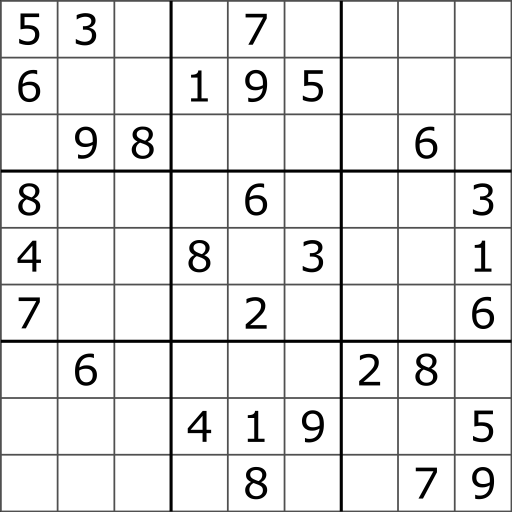
#> input picture Sudoku.png, 1024 x 1024 px, found by its file name (shown at 1/2 size)
$ jupyter execute --allow-errors 'Sudoku Solver.ipynb'   (shell and % lines are left out)
#> lines starting #> are read from the running program, lines starting #| are printed output that depends on the picture; after the words box and inside, x2 and y2 are one past the last pixel; in counts of white or black regions, pixels touching at a corner belong together
[cell 1]
#The line above is necesary to show Matplotlib's plots inside a Jupyter Notebook

[cell 2]
import cv2
import matplotlib.pyplot as plt

[cell 3]
img  = cv2.imread("C:/Users/prath/Downloads/Sudoku.png")
#> img is the input picture: shape (1024, 1024, 3); min 0, max 255, mean 231.9
# as opencv loads in BGR format by default, we want to show it in RGB.
plt.imshow(cv2.cvtColor(img, cv2.COLOR_BGR2RGB))

[cell 4]
gray = cv2.cvtColor(img, cv2.COLOR_BGR2GRAY)
plt.imshow(cv2.cvtColor(gray, cv2.COLOR_GRAY2RGB))

[cell 5]
blur = cv2.GaussianBlur(gray, (5,5), 0)
plt.imshow(cv2.cvtColor(blur, cv2.COLOR_BGR2RGB))

[cell 6]
thresh = cv2.adaptiveThreshold(blur, 255, 1, 1, 11, 2)
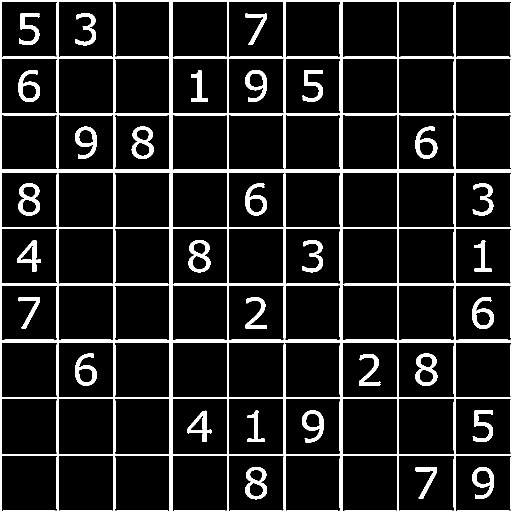
#> thresh: shape (1024, 1024) (shown at 1/2 size); 11.3% white; 31 white regions, largest, box (x1, y1, x2, y2) and area: (0, 0, 1024, 1024) 86084, (831, 707, 875, 772) 1308, (377, 480, 421, 545) 1306
plt.imshow(cv2.cvtColor(thresh, cv2.COLOR_BGR2RGB))

[cell 7]
import numpy as np

contours,hierarchy = cv2.findContours(thresh, cv2.RETR_TREE, cv2.CHAIN_APPROX_SIMPLE)
#> contours = 133 contours; largest, box (x1, y1, x2, y2) and area: (0, 0, 1024, 1024) 1046503, (910, 910, 1023, 1023) 12328, (910, 797, 1023, 909) 12322, (116, 910, 228, 1023) 12321, (910, 116, 1023, 228) 12321

max_area = 0
c = 0
for i in contours:
        area = cv2.contourArea(i)
        #print(area)
        if area > 1000 :
                if area > max_area:
                    max_area = area
                    best_cnt = i
                    cntr_ind = c
        c+=1
#> this loop made 133 passes
#> (area, max_area, cntr_ind) on pass 1: (1046503, 1046503, 0)
#> area on passes 2 to 7: 12327.5, 1688, 657.5, 12225, 690, 12107.5
#> after the loop, best_cnt = contour of 20 points, box (x1, y1, x2, y2) (0, 0, 1024, 1024), area 1046503; c = 133; cntr_ind = 0; max_area = 1046503
print(max_area, cntr_ind)
#| 1046503.0 0

img = cv2.imread("C:/Users/prath/Downloads/Sudoku.png")

image = cv2.drawContours(img, contours, cntr_ind, (0, 255, 0), 3)
mask = np.zeros((gray.shape),np.uint8)
cv2.drawContours(mask,[best_cnt],0,255,-1)
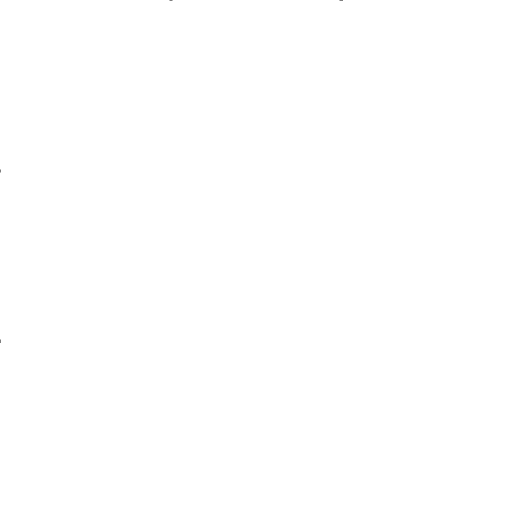
#> mask: shape (1024, 1024) (shown at 1/2 size); 100% white; black in thin lines or dots, all inside (x1, y1, x2, y2) = (0, 0, 686, 686)
cv2.drawContours(mask,[best_cnt],0,0,2)
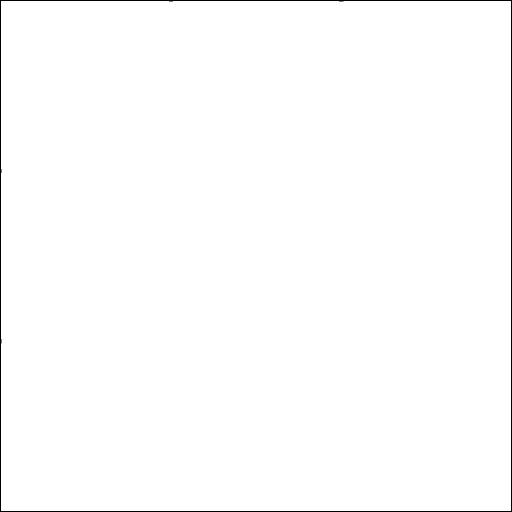
#> mask: shape (1024, 1024) (shown at 1/2 size); 99.2% white; 1 black region, box (x1, y1, x2, y2) and area: (0, 0, 1024, 1024) 8210

plt.imshow(cv2.cvtColor(mask, cv2.COLOR_BGR2RGB))

[cell 8]
import os
from imutils import contours
#os.mkdir('C:/Users/prath/Downloads/square')
mask = np.zeros((gray.shape),np.uint8)
cv2.drawContours(mask,[best_cnt],0,255,-1)
cv2.drawContours(mask,[best_cnt],0,0,2)

out = np.zeros_like(gray)
out[mask == 255] = gray[mask == 255]


blur = cv2.GaussianBlur(out, (5,5), 0)

print(blur)
#> (printed output is left out)
plt.imshow(cv2.cvtColor(out, cv2.COLOR_BGR2RGB))
thresh = cv2.adaptiveThreshold(blur, 255,cv2.ADAPTIVE_THRESH_MEAN_C, cv2.THRESH_BINARY_INV, 21,10)
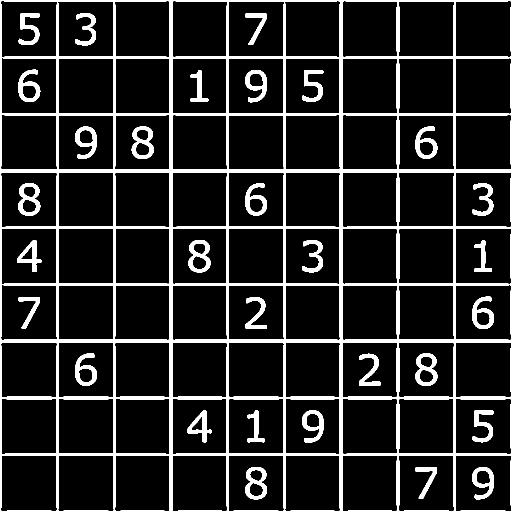
#> thresh: shape (1024, 1024) (shown at 1/2 size); 12.9% white; 31 white regions
#plt.imshow(cv2.cvtColor(thresh, cv2.COLOR_BGR2RGB))
contour, _ = cv2.findContours(thresh, cv2.RETR_TREE, cv2.CHAIN_APPROX_SIMPLE)
#> contour = 133 contours; largest, box (x1, y1, x2, y2) and area: (0, 0, 1024, 1024) 1046529, (1, 1, 115, 115) 12342, (910, 1, 1023, 115) 12248, (1, 910, 115, 1023) 12246, (910, 910, 1023, 1023) 12153

print(len(contour))
#| 133


image = cv2.imread("C:/Users/prath/Downloads/Sudoku.png")

c = 0
sqr_num=0
contours_req = []
for (i, c) in enumerate(contour, 1):
        area = cv2.contourArea(c)
        print(area)
        if area >10000 and area <13000:
            contours_req.append(c)
#> this loop made 133 passes
#> area on passes 2 to 13: 12038, 732.5, 12039, 2222, 568, 428.5, 12037, 12153, 1754.5, 641, 11930, 11927.5
#> (c, area) on pass 1: ([[0, 0], [0, 1023], [1023, 1023], [1023, 0]], 1046529)
#| 1046529.0
#| 12038.0
#| 732.5
#| 12039.0
#| 2222.0
#| 568.0
#| 428.5
#| 12037.0
#> (further printed lines are left out)
#> after the loop, contours_req = 81 contours; largest, box (x1, y1, x2, y2) and area: (1, 1, 115, 115) 12342, (910, 1, 1023, 115) 12248, (1, 910, 115, 1023) 12246, (910, 910, 1023, 1023) 12153, (2, 115, 114, 228) 12131
            #cv2.drawContours(image, contour, i, (0, 255, 0), 3)


(cnts, _) = contours.sort_contours(contours_req, method="top-to-bottom")
#> cnts = 81 contours; largest, box (x1, y1, x2, y2) and area: (1, 1, 115, 115) 12342, (910, 1, 1023, 115) 12248, (1, 910, 115, 1023) 12246, (910, 910, 1023, 1023) 12153, (115, 2, 228, 114) 12131
sudoku_rows = []
row = []
for (i, c) in enumerate(cnts, 1):
        row.append(c)
        if i % 9 == 0:
            (cnts, _) = contours.sort_contours(row, method="left-to-right")
            sudoku_rows.append(cnts)
            row = []
#> this loop made 81 passes
#> after the loop, sudoku_rows = 9 items

for row in sudoku_rows:
    for c in row:
        x, y, width, height = cv2.boundingRect(c)
        sqr = image[y+3:y+height-3, x+3:x+width-3]
        sqr_num+=1
        cv2.imwrite("C:/Users/prath/Downloads/square/sqr_"+str(sqr_num)+".png", sqr)
#> this loop made 9 passes
#> pass 1, `cv2.imwrite("C:/Users/prath/Downloads/square/sqr_"+str(sqr_num)+".png"..`:
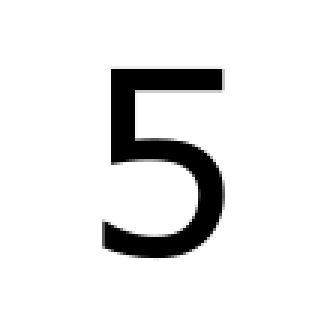
#> saved as sqr_1.png: shape (108, 108, 3) (shown 3 times larger); min 0, max 255, mean 231.2
#> pass 1, `cv2.imwrite("C:/Users/prath/Downloads/square/sqr_"+str(sqr_num)+".png"..`:
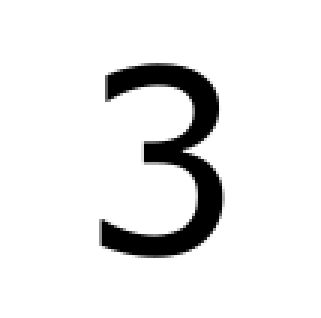
#> saved as sqr_2.png: shape (106, 107, 3) (shown 3 times larger); min 0, max 255, mean 232.7
#> pass 1, `cv2.imwrite("C:/Users/prath/Downloads/square/sqr_"+str(sqr_num)+".png"..`:
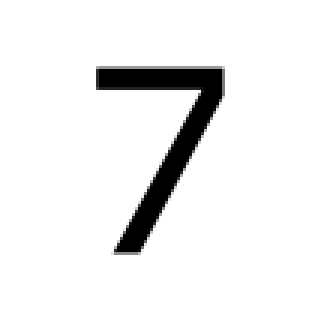
#> saved as sqr_5.png: shape (106, 107, 3) (shown 3 times larger); min 0, max 255, mean 237.6
#> after the loop, sqr_num = 81
            # cv2.drawContours(image, contours, c, (0, 255, 0), 3)
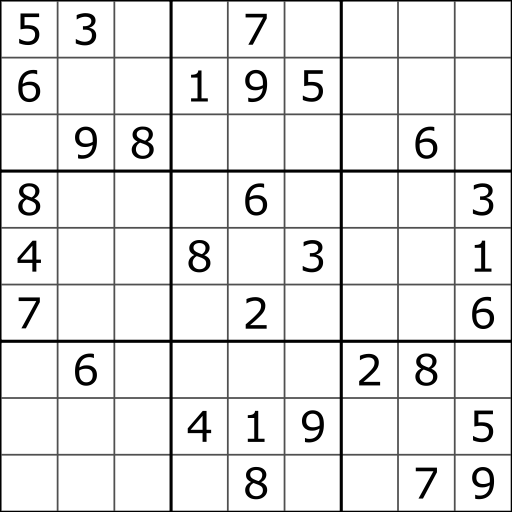
#> shown: shape (1024, 1024, 3) (shown at 1/2 size); min 0, max 255, mean 231.2
#> `ret,img = cv2.threshold(np.array(img), 100, 255, cv2.THRESH_BINARY)`:
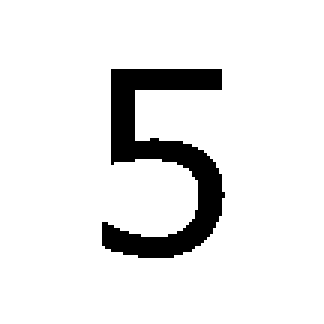
#> img: shape (108, 108, 3) (shown 3 times larger); 90.9% white; 1 black region, box (x1, y1, x2, y2) and area: (34, 23, 75, 86) 1059

[cell 9]
import pytesseract
from PIL import Image
pytesseract.pytesseract.tesseract_cmd = 'C:\\Program Files\\Tesseract-OCR\\tesseract.exe'

[cell 10]
sudoku_grid=[]
row =[]
#> (the rest of this cell did not finish here and is left out)
